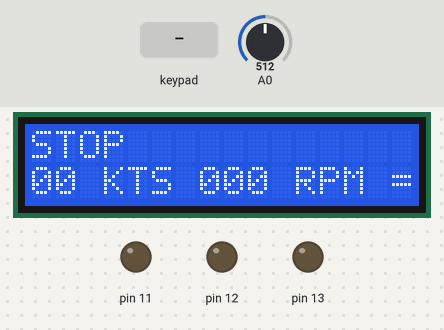
A sketch run on a simulated Arduino Mega 2560, built with avr-gcc and run on an emulated ATmega2560. Parts: 16×2 character LCD, output pins drawn as LEDs (lit = HIGH). The test bench sets the inputs (shaded band); at power-on: A0 = 512. What the sketch prints to the serial monitor is not drawn.

Above: at 1.2 s.
1.3 s: key 'A' pressed
At 2.1 s:
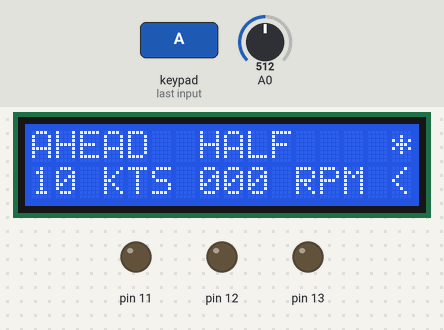
2.8 s: A0 set to 716
At 4.0 s:
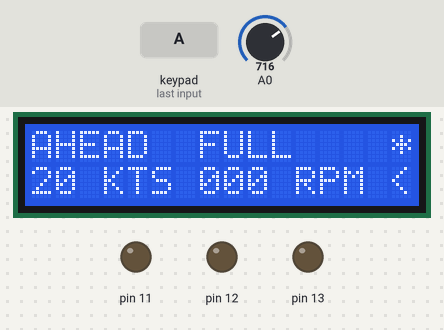
4.3 s: key 'C' pressed
At 5.4 s:
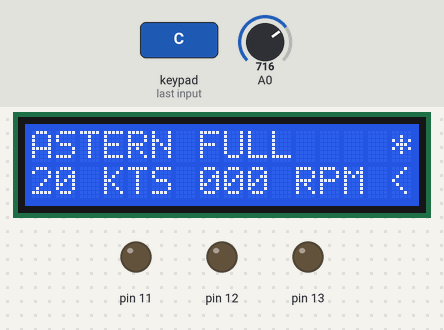
7.3 s: A0 set to 900
At 9.2 s:
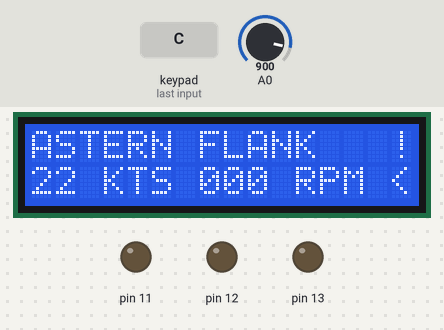
9.5 s: keypad keys 1 2 A pressed 0.4 s apart
At 11.3 s:
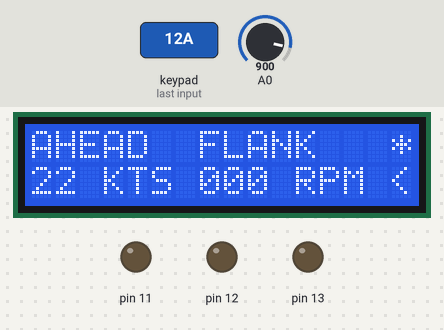
12.2 s: A0 set to 828
13.7 s: A0 set to 803
At 14.8 s:
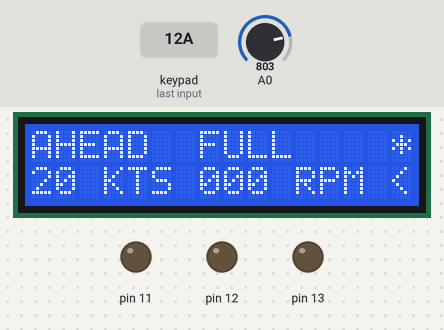
Timing chart, 0 to 16.2 s (numbered marks = the images above; inputs shaded):
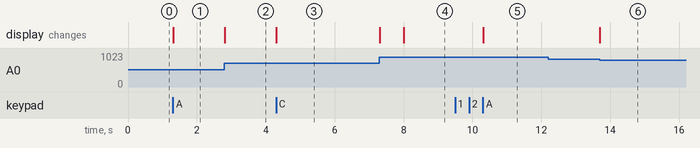

Measured:
- the behaviour switches between 816 and 815 on A0 (found by bisection; images 5 and 6)
- after the input at 1.3 s, the display: changes at once (image 1)
- after the input at 2.8 s, the display: changes at once (image 2)
- after the input at 4.3 s, the display: changes at once (image 3)
- after the input at 7.3 s, the display: first changes at once (image 4 shows a later state)
- after the input at 9.5 s, the display: changes after 0.81 s (image 5)
- after the input at 12.2 s, every drawn part: stays the same
- after the input at 13.7 s, the display: changes at once (image 6)

The sketch:

control_room_telegraph.ino
```cpp
/*
  Arduino Engine Room Order Telegraph (AEROT) is an arduino program that simulates an order telegraph for a vessel's engine room with an LCD display, connecting the control room and the engine room through a serial connection.

  This program is made to run on an Arduino MEGA.

  - Required components:
    - LCD display (16 columns X 2 rows)
    - Membrane keypad
    - 10 KOhm Potentiometer
  - Optional components:
    - DS3231 digital clock module
    - SDCard adapter module

*/

#include <Keypad.h>;
#include <LiquidCrystal.h>;
#include <Wire.h> // For the DS3231 digital clock
#include <DS3231.h> // Digital clock (optional for logging)
#include <SD.h> // SDCard writer (optional for logging)

//   [[ CONSTANTS - PINOUT ]]

// DIGITAL
const byte KEYBOARD_PIN_1_PIN PROGMEM = 2;
const byte KEYBOARD_PIN_2_PIN PROGMEM = 3;
const byte KEYBOARD_PIN_3_PIN PROGMEM = 4;
const byte KEYBOARD_PIN_4_PIN PROGMEM = 5;
const byte KEYBOARD_PIN_5_PIN PROGMEM = 6;
const byte KEYBOARD_PIN_6_PIN PROGMEM = 7;
const byte KEYBOARD_PIN_7_PIN PROGMEM = 8;
const byte KEYBOARD_PIN_8_PIN PROGMEM = 9;

// UNUSED! Still not implemented
const byte SHIFT_REGISTER_LATCH_PIN PROGMEM = 11; // 74HC595 pin 9 STCP
const byte SHIFT_REGISTER_CLOCK_PIN PROGMEM = 12; // 74HC595 pin 10 SHCP
const byte SHIFT_REGISTER_DATA_PIN PROGMEM = 13; // 74HC595 pin 8 DS

const byte BUZZER_PIN PROGMEM = 10; // PWM

const byte LCD_RS_PIN PROGMEM = 22;
const byte LCD_E_PIN PROGMEM = 23;
const byte LCD_D4_PIN PROGMEM = 24;
const byte LCD_D5_PIN PROGMEM = 25;
const byte LCD_D6_PIN PROGMEM = 26;
const byte LCD_D7_PIN PROGMEM = 27;

const byte SD_CARD_HOLDER_PIN PROGMEM = 53; // Optional, for logging only (set by ENABLE_LOGGING below)

//   [[ CONSTANTS - OPERATION ]]

// SAIL
const byte NUMBER_OF_SPEEDS PROGMEM = 5;
const byte SAIL_SPEED_KNOTS[NUMBER_OF_SPEEDS] = { 2, 5, 10, 20, 22 }; // This array must have "NUMBER_OF_SPEEDS" length
const byte SAIL_SPEED_RPM[NUMBER_OF_SPEEDS] = { 9, 22, 45, 90, 100 }; // This array must have "NUMBER_OF_SPEEDS" length

// ARDUINO
const unsigned short ARDUINO_ANALOG_MAX_VALUE PROGMEM = 1024;
const unsigned short SPEED_ANALOG_VALUE_THRESHOLD PROGMEM = (ARDUINO_ANALOG_MAX_VALUE / NUMBER_OF_SPEEDS);

// KEYBOARD
const byte KEYBOARD_ROWS = 4;
const byte KEYBOARD_COLUMNS = 4;
const char KEYBOARD_KEYS[KEYBOARD_ROWS][KEYBOARD_COLUMNS] = { // Define the symbols on the buttons of the keypads
  {'1', '2', '3', 'A'},
  {'4', '5', '6', 'B'},
  {'7', '8', '9', 'C'},
  {'*', '0', '#', 'D'}
};
const byte KEYBOARD_ROW_PINS[KEYBOARD_ROWS] = {KEYBOARD_PIN_8_PIN, KEYBOARD_PIN_7_PIN, KEYBOARD_PIN_6_PIN, KEYBOARD_PIN_5_PIN}; // Connect to the row pinouts of the keypad
const byte KEYBOARD_COLUMN_PINS[KEYBOARD_COLUMNS] = {KEYBOARD_PIN_4_PIN, KEYBOARD_PIN_3_PIN, KEYBOARD_PIN_2_PIN, KEYBOARD_PIN_1_PIN}; // Connect to the column pinouts of the keypad

// DISPLAY
const byte DISPLAY_COLUMNS PROGMEM = 16;
const byte DISPLAY_ROWS PROGMEM = 12;
const char* DISPLAY_SAIL_DIRECTION[3] = { "STOP  ", "AHEAD ", "ASTERN" }; // These strings must be 6 characters long
const byte DISPLAY_SAIL_SPEED_NAME_POSITION PROGMEM = 7;
const char* DISPLAY_SAIL_SPEED_NAMES[NUMBER_OF_SPEEDS] = { "DEADSLW", "SLOW   ", "HALF   ", "FULL   ", "FLANK  " }; // This array must have "NUMBER_OF_SPEEDS" length, and the strings must be 7 characters long
const byte DISPLAY_ACKNOWLEDGED PROGMEM = 15;
const byte DISPLAY_SAIL_SPEED_KNOTS_POSITION PROGMEM = 16;
const byte DISPLAY_SAIL_SPEED_RPM_POSITION PROGMEM = 23;
const byte DISPLAY_SAIL_SPEED_RPM_MISMATCH_POSITION PROGMEM = 31;

const char DISPLAY_INITIAL_LINE_1[] PROGMEM = "STOP            "; // This string must be 16 characters long
const char DISPLAY_INITIAL_LINE_2[] PROGMEM = "00 KTS 000 RPM ="; // This string must be 16 characters long

const char DISPLAY_MSG_INITIALIZING_LINE_1[]           PROGMEM = "INITIALIZING    "; // This string must be 16 characters long
const char DISPLAY_MSG_INITIALIZING_CLOCK_LINE_1[]     PROGMEM = "INITIALIZ. CLOCK"; // This string must be 16 characters long
const char DISPLAY_MSG_SD_CARD_INIT_ERR_CLOCK_LINE_1[] PROGMEM = "SD CARD INIT ERR"; // This string must be 16 characters long
const char DISPLAY_MSG_SD_CARD_FILE_ERR_CLOCK_LINE_1[] PROGMEM = "SD CARD FILE ERR"; // This string must be 16 characters long

// DIGITAL TRANSMISSION
const unsigned short TELEGRAPH_SERIAL_BAUD_RATE PROGMEM = 9600; // This variable must have its value matched with the value on the engine room telegraph

const byte MESSAGE_TYPE_STATUS_UPDATE PROGMEM = 1;
const byte MESSAGE_TYPE_STATUS_ACKNOWLEDGE PROGMEM = 2;
const byte MESSAGE_TYPE_SET_RPM PROGMEM = 3;
const byte MESSAGE_TYPE_RING_BELL PROGMEM = 4;
const byte MESSAGE_TYPE_PING PROGMEM = 5;

// LOGGING
// This option allows to log every single order to a SD Card. In order to be able to set this to true, you must have the optional components (the digital clock module and the SD Card adapter module) and have
// them connected to the arduino following the pinout described in the constants above.
const bool ENABLE_LOGGING PROGMEM = false;
const byte MESSAGE_TYPE_STARTUP PROGMEM = 14;
const byte MESSAGE_TYPE_DISCONNECTED PROGMEM = 15;
const char* LOGGING_FILE_NAME = "vdr.dat"; // The file must exist previously, copied to the SD Card from a computer, and must have a specific header. See the arduino_voyage_data_recorder_tool program for more info.

// The two variables below must have their values matched with the values on the engine room telegraph
const unsigned short PING_INTERVAL PROGMEM = 5000; // ms
const unsigned short PING_TIMEOUT PROGMEM = 8000; // ms (from PING_INVERVAL)

// ANALOG
const byte SPEED_POTENTIOMETER_PIN PROGMEM = A0;

//   [[ VARIABLES ]]
Keypad customKeypad = Keypad(makeKeymap(KEYBOARD_KEYS), KEYBOARD_ROW_PINS, KEYBOARD_COLUMN_PINS, KEYBOARD_ROWS, KEYBOARD_COLUMNS);
LiquidCrystal lcd(LCD_RS_PIN, LCD_E_PIN, LCD_D4_PIN, LCD_D5_PIN, LCD_D6_PIN, LCD_D7_PIN);
DS3231 clock;
File logFile;

unsigned long lastPingTime = 0;
unsigned long lastPongTime = 0;
bool disconnected = false;


class AcknowledgedSailStatus {
  public:
    byte direction; // 0 = Stop, 1 = Ahead, 2 = Astern
    byte speed; // 0 - 4 (Dead slow, Slow, Half, Full, Flank)

    AcknowledgedSailStatus() {
      this->direction = 0;
      this->speed = 0;
    }
};

AcknowledgedSailStatus* acknowledgedSail = new AcknowledgedSailStatus();

class SailStatus {
  private:
    byte direction; // 0 = Stop, 1 = Ahead, 2 = Astern
    byte speed; // 0 - 4 (Dead slow, Slow, Half, Full, Flank)
    bool acknowledged;
    byte currentRPM;

  public:
    SailStatus() {
      this->direction = 0;
      this->speed = 0;
      this->acknowledged = true;
      this->currentRPM = 0;
    }

    void setDirection(byte direction) {
      if (direction == this->direction) {
        return;
      }
      this->direction = direction;
      if (this->direction == 0) {
        this->speed = 0;
      }
      this->acknowledged = this->isAcknowledged(acknowledgedSail);

      this->sendNewStatus();

      lcd.setCursor(0, 0);
      lcd.print(DISPLAY_SAIL_DIRECTION[this->direction]);
      this->printAcknowledged();
      if (this->direction == 0) {
        this->printSpeed();
      }
    }

    void setSpeed(unsigned short analogSpeedValue) {
      if (this->direction == 0) {
        return;
      }
      byte speed = analogSpeedValue / SPEED_ANALOG_VALUE_THRESHOLD;
      if (speed >= NUMBER_OF_SPEEDS) {
        speed = NUMBER_OF_SPEEDS - 1;
      }
      if (speed == this->speed) {
        return;
      }
      this->speed = speed;
      this->acknowledged = this->isAcknowledged(acknowledgedSail);

      this->sendNewStatus();

      this->printAcknowledged();
      this->printSpeed();
    }

    void setAcknowledged() {
      if (this->acknowledged) {
        return;
      }
      this->acknowledged = true;
      acknowledgedSail->direction = this->direction;
      acknowledgedSail->speed = this->speed;
      this->printAcknowledged();
      // logEvent(MESSAGE_TYPE_STATUS_ACKNOWLEDGE, 0, nullptr); // TODO!
    }

    void setRPM(byte newRPM) {
      this->currentRPM = newRPM;
      this->printRPM();
      // logEvent(MESSAGE_TYPE_SET_RPM, 0, nullptr); // TODO!
    }

    void ringAlarmBell();

  private:
    bool isAcknowledged(AcknowledgedSailStatus* acknowledgedSail) {
      return (this->direction == acknowledgedSail->direction) && (this->speed == acknowledgedSail->speed);
    }

    void printSpeed() {
      if (this->direction == 0) {
        lcd.setCursor(DISPLAY_SAIL_SPEED_NAME_POSITION % DISPLAY_COLUMNS, DISPLAY_SAIL_SPEED_NAME_POSITION / DISPLAY_COLUMNS);
        lcd.print("       ");
        lcd.setCursor(DISPLAY_SAIL_SPEED_KNOTS_POSITION % DISPLAY_COLUMNS, DISPLAY_SAIL_SPEED_KNOTS_POSITION / DISPLAY_COLUMNS);
        lcd.print("00");
      } else {
        lcd.setCursor(DISPLAY_SAIL_SPEED_NAME_POSITION % DISPLAY_COLUMNS, DISPLAY_SAIL_SPEED_NAME_POSITION / DISPLAY_COLUMNS);
        lcd.print(DISPLAY_SAIL_SPEED_NAMES[this->speed]);
        lcd.setCursor(DISPLAY_SAIL_SPEED_KNOTS_POSITION % DISPLAY_COLUMNS, DISPLAY_SAIL_SPEED_KNOTS_POSITION / DISPLAY_COLUMNS);
        char buffer[3];
        buffer[2] = 0x00; // null-terminated
        memset(buffer, '0', 2);
        sprintf(buffer, "%02d", SAIL_SPEED_KNOTS[this->speed]);
        lcd.print(buffer);
      }
      this->printKnotsWithRPMMismatch();
    }

    void printAcknowledged() {
      if (this->acknowledged) {
        lcd.setCursor(DISPLAY_ACKNOWLEDGED % DISPLAY_COLUMNS, DISPLAY_ACKNOWLEDGED / DISPLAY_COLUMNS);
        lcd.print(" ");
      } else {
        lcd.setCursor(DISPLAY_ACKNOWLEDGED % DISPLAY_COLUMNS, DISPLAY_ACKNOWLEDGED / DISPLAY_COLUMNS);
        lcd.print("*");
      }
    }

    void printRPM() {
      lcd.setCursor(DISPLAY_SAIL_SPEED_RPM_POSITION % DISPLAY_COLUMNS, DISPLAY_SAIL_SPEED_RPM_POSITION / DISPLAY_COLUMNS);
      char buffer[4];
      buffer[3] = 0x00; // null-terminated
      memset(buffer, '0', 3);
      sprintf(buffer, "%03d", this->currentRPM);
      lcd.print(buffer);
      this->printKnotsWithRPMMismatch();
    }

    void printKnotsWithRPMMismatch() {
      byte targetRPM = 0;
      if (this->direction != 0) {
        targetRPM = SAIL_SPEED_RPM[this->speed];
      }

      lcd.setCursor(DISPLAY_SAIL_SPEED_RPM_MISMATCH_POSITION % DISPLAY_COLUMNS, DISPLAY_SAIL_SPEED_RPM_MISMATCH_POSITION / DISPLAY_COLUMNS);
      if (this->currentRPM < targetRPM) {
        lcd.print("<");
      } else if (this->currentRPM > targetRPM) {
        lcd.print(">");
      } else {
        lcd.print("=");
      }
    }

    void sendNewStatus();

};

SailStatus* sail = new SailStatus();


void setup() {
  Serial.begin(115200);
  Serial1.begin(TELEGRAPH_SERIAL_BAUD_RATE);

  pinMode(SHIFT_REGISTER_DATA_PIN, OUTPUT);
  pinMode(SHIFT_REGISTER_CLOCK_PIN, OUTPUT);
  pinMode(SHIFT_REGISTER_LATCH_PIN, OUTPUT);

  lcd.begin(DISPLAY_COLUMNS, DISPLAY_ROWS);
  lcd.clear();

  lcd.setCursor(0, 0);
  char charBuf[sizeof(DISPLAY_INITIAL_LINE_1)];
  memcpy(charBuf, DISPLAY_MSG_INITIALIZING_LINE_1, sizeof DISPLAY_MSG_INITIALIZING_LINE_1);
  lcd.print(charBuf);

  if (ENABLE_LOGGING) {
    lcd.setCursor(0, 0);
    memcpy(charBuf, DISPLAY_MSG_INITIALIZING_CLOCK_LINE_1, sizeof DISPLAY_MSG_INITIALIZING_CLOCK_LINE_1);
    lcd.print(charBuf);
    clock.begin();

    if (!SD.begin(SD_CARD_HOLDER_PIN)) {
      lcd.setCursor(0, 0);
      memcpy(charBuf, DISPLAY_MSG_SD_CARD_INIT_ERR_CLOCK_LINE_1, sizeof DISPLAY_MSG_SD_CARD_INIT_ERR_CLOCK_LINE_1);
      lcd.print(charBuf);
      while (true);
    }
    displayShipName();
    logFile = SD.open(LOGGING_FILE_NAME, FILE_WRITE);
    if (!logFile) {
      lcd.setCursor(0, 0);
      memcpy(charBuf, DISPLAY_MSG_SD_CARD_FILE_ERR_CLOCK_LINE_1, sizeof DISPLAY_MSG_SD_CARD_FILE_ERR_CLOCK_LINE_1);
      lcd.print(charBuf);
      while (true);
    }
  }

  logStartUpEvent();

  lcd.setCursor(0, 0);
  memcpy(charBuf, DISPLAY_INITIAL_LINE_1, sizeof DISPLAY_INITIAL_LINE_1);
  lcd.print(charBuf);

  lcd.setCursor(0, 1);
  memcpy(charBuf, DISPLAY_INITIAL_LINE_2, sizeof DISPLAY_INITIAL_LINE_2);
  lcd.print(charBuf);

}

void readKeypad() {
  char pressedKey = customKeypad.getKey();
  switch (pressedKey) {
    case 'A': {
        sail->setDirection(1);
        break;
      }
    case 'B': {
        sail->setDirection(0);
        break;
      }
    case 'C': {
        sail->setDirection(2);
        break;
      }
    case 'D': {
        sail->ringAlarmBell();
        break;
      }
  }
}

void readSpeedPotentiometer() {
  unsigned short analogSpeedValue = analogRead(SPEED_POTENTIOMETER_PIN);
  sail->setSpeed(analogSpeedValue);
}

void loop() {
  readKeypad();
  readSpeedPotentiometer();
  receiveMessage();

  if (!disconnected) {
    if ((millis() - lastPongTime) > PING_TIMEOUT) {
      disconnected = true;
      printDisconnected();
      logEvent(MESSAGE_TYPE_DISCONNECTED, 0, nullptr);
    }
    if ((millis() - lastPingTime) > PING_INTERVAL) {
      sendMessage(MESSAGE_TYPE_PING, 0, nullptr);
      lastPingTime = millis();
    }
  }
}

// TODO! Warning! Could get stuck!
void receiveMessage() {
  if (Serial1.available() == 0) {
    return;
  }
  byte header = Serial1.read(); // 4 bits = message type, 4 bytes = message length
  byte messageType = header >> 4;
  byte messageLength = header & 0b00001111;
  byte message[messageLength];
  byte checksum = header;

  for (byte i = 0; i < messageLength; i++) {
    while (Serial1.available() == 0);
    message[i] = Serial1.read();
    checksum ^= message[i];
  }
  // Read the checksum
  while (Serial1.available() == 0);
  byte remoteChecksum = Serial1.read();
  if (checksum != remoteChecksum) {
    Serial.println("Checksum error");
    return;
  }

  switch (messageType) {
    case MESSAGE_TYPE_STATUS_ACKNOWLEDGE: {
        sail->setAcknowledged();
        break;
      }
    case MESSAGE_TYPE_SET_RPM: {
        if (messageLength == 1) {
          sail->setRPM(message[0]);
        }
        break;
      }
    case MESSAGE_TYPE_PING: {
        lastPongTime = millis();
        break;
      }
  }
}

void sendMessage(byte messageType, byte messageLength, byte message[]) {
  if (messageType > 15 || messageLength > 15) {
    return;
  }
  Serial.print(messageType);
  Serial.print(" ");
  Serial.print(messageLength);
  Serial.print(" ");
  byte headerByte = (messageType << 4) | (messageLength & 0b00001111); // 4 bits = message type, 4 bytes = message length
  Serial.println(headerByte);

  // 1-byte header, message, 1-byte checksum
  byte messageToSend[2 + messageLength];
  messageToSend[0] = headerByte;
  if (messageLength > 0) {
    memcpy(messageToSend + 1, message, messageLength);
  }
  // calculate the checksum
  messageToSend[messageLength + 1] = 0;
  for (byte i = 0; i < messageLength + 1; i++) {
    messageToSend[messageLength + 1] ^= messageToSend[i];
  }
  Serial1.write(messageToSend, 2 + messageLength);
}

void SailStatus::sendNewStatus() {
  // Serialize the current status
  byte serialized[1];
  serialized[0] = (this->direction << 4) | (this->speed & 0b00001111); // 4 bits = direction, 4 bytes = speed
  sendMessage(MESSAGE_TYPE_STATUS_UPDATE, 1, serialized);

  logEvent(MESSAGE_TYPE_STATUS_UPDATE, 1, serialized);
}

void SailStatus::ringAlarmBell() {
  Serial.println(MESSAGE_TYPE_RING_BELL);
  sendMessage(MESSAGE_TYPE_RING_BELL, 0, nullptr);
  logEvent(MESSAGE_TYPE_RING_BELL, 0, nullptr);
}

void printDisconnected() {
  lcd.setCursor(DISPLAY_ACKNOWLEDGED % DISPLAY_COLUMNS, DISPLAY_ACKNOWLEDGED / DISPLAY_COLUMNS);
  lcd.print("!");
}

void logEvent(byte messageType, byte messageLength, byte message[]) {
  if (!ENABLE_LOGGING) {
    return;
  }
  RTCDateTime dt = clock.getDateTime();

  /* +----------------------+---------------------+-----+--------+----------------+
     | 4 bytes              | 1 byte              |     | 1 byte | 4 bytes        |
     | unix time in seconds | event type + length | ... | CRC    | FF  FF  FF  FF |
     +----------------------+---------------------+-----+--------+----------------+
  */
  byte dataLoggedLength = 10 + messageLength;
  byte dataLogged[dataLoggedLength];

  // Copy the unix timestamp in the first 4 bytes
  memcpy(dataLogged, &dt.unixtime, sizeof(uint32_t));

  // Add the header in the 4th byte
  byte headerByte = (messageType << 4) | (messageLength & 0b00001111); // 4 bits = message type, 4 bytes = message length
  dataLogged[4] = headerByte;

  // Copy the event details after the 5th byte
  if (messageLength > 0) {
    memcpy(dataLogged + 5, message, messageLength);
  }

  // calculate the checksum, and set in the 5th last byte
  dataLogged[dataLoggedLength - 5] = 0;
  for (byte i = 0; i < dataLoggedLength - 5; i++) {
    dataLogged[dataLoggedLength - 5] ^= dataLogged[i];
  }

  // Set the last four bytes to FF
  memset(dataLogged + dataLoggedLength - 4, 255, 4);

  logFile.write(dataLogged, dataLoggedLength);
  logFile.flush();
}

void logStartUpEvent() {
  byte dataLogged[4];
  unsigned long compildTimestamp = getUnixTimestampFromCompileDateAndTime(__DATE__, __TIME__);
  // Copy the unix timestamp in the first 4 bytes
  memcpy(dataLogged, &compildTimestamp, sizeof(uint32_t));
  logEvent(MESSAGE_TYPE_STARTUP, sizeof(uint32_t), dataLogged);
}

void displayShipName() {
  if (!ENABLE_LOGGING) {
    return;
  }

  File logFile = SD.open(LOGGING_FILE_NAME, FILE_READ);
  if (!logFile) {
    return;
  }
  char charBuf[sizeof(32)];
  logFile.read(charBuf, sizeof(charBuf));
  logFile.close();

  lcd.setCursor(0, 0);
  memcpy(charBuf, charBuf, sizeof charBuf);
  lcd.print(charBuf);
  delay(2000);
}

// CONVERT __DATE__ AND __TIME__ TO UNIX TIMESTAMP //

const uint8_t daysArray [] PROGMEM = { 31, 28, 31, 30, 31, 30, 31, 31, 30, 31, 30, 31 };

uint8_t conv2d(const char* p)
{
  uint8_t v = 0;

  if ('0' <= *p && *p <= '9')
  {
    v = *p - '0';
  }

  return 10 * v + *++p - '0';
}

long time2long(uint16_t days, uint8_t hours, uint8_t minutes, uint8_t seconds)
{
  return ((days * 24L + hours) * 60 + minutes) * 60 + seconds;
}

bool isLeapYear(uint16_t year)
{
  return (year % 4 == 0);
}

uint16_t date2days(uint16_t year, uint8_t month, uint8_t day)
{
  year = year - 2000;

  uint16_t days16 = day;

  for (uint8_t i = 1; i < month; ++i)
  {
    days16 += pgm_read_byte(daysArray + i - 1);
  }

  if ((month == 2) && isLeapYear(year))
  {
    ++days16;
  }

  return days16 + 365 * year + (year + 3) / 4 - 1;
}

unsigned long getUnixTimestampFromCompileDateAndTime(const char* date, const char* time)
{
  Serial.println(date);
  Serial.println(time);
  uint16_t year;
  uint8_t month;
  uint8_t day;
  uint8_t hour;
  uint8_t minute;
  uint8_t second;

  year = conv2d(date + 9);

  switch (date[0])
  {
    case 'J': month = date[1] == 'a' ? 1 : month = date[2] == 'n' ? 6 : 7; break;
    case 'F': month = 2; break;
    case 'A': month = date[2] == 'r' ? 4 : 8; break;
    case 'M': month = date[2] == 'r' ? 3 : 5; break;
    case 'S': month = 9; break;
    case 'O': month = 10; break;
    case 'N': month = 11; break;
    case 'D': month = 12; break;
  }

  day = conv2d(date + 4);
  hour = conv2d(time);
  minute = conv2d(time + 3);
  second = conv2d(time + 6);

  unsigned long u;

  u = time2long(date2days(year, month, day), hour, minute, second);
  // u += 946681200;
  u += 360885601;

  return u;
}
```
